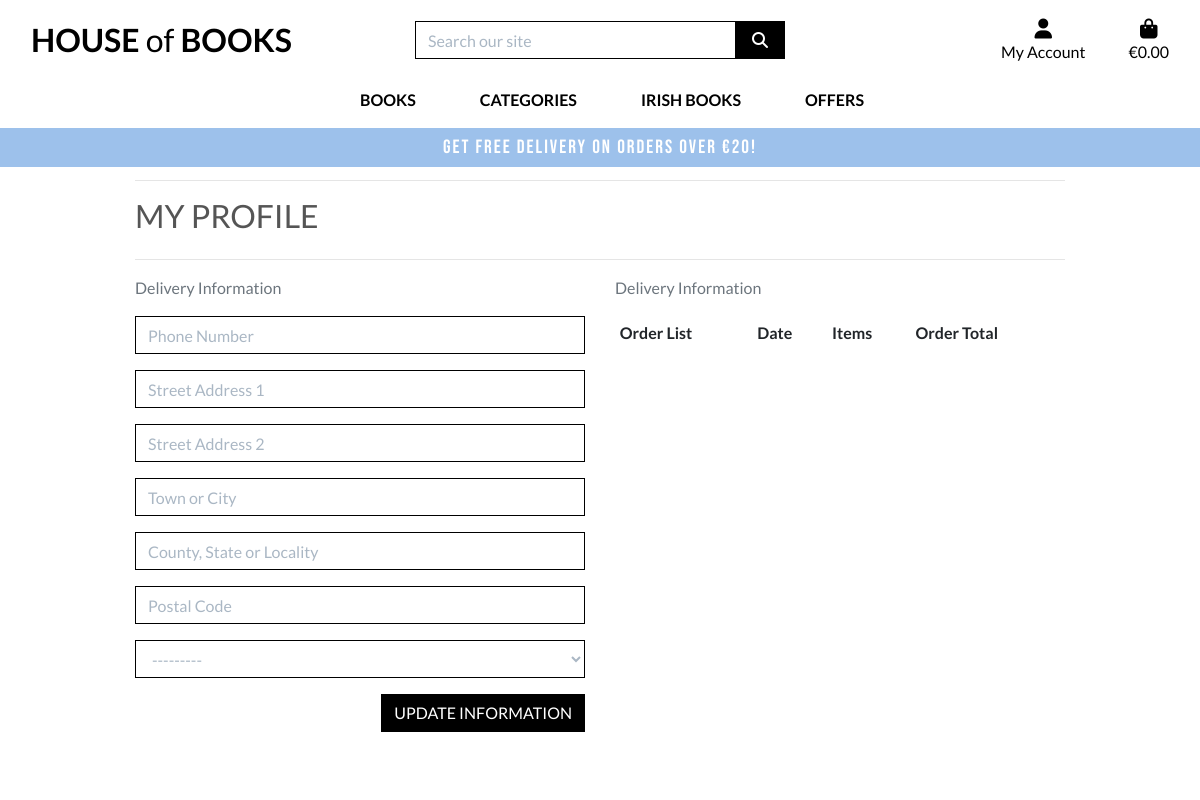
Before: /profile/ (signed in) with the older database file.
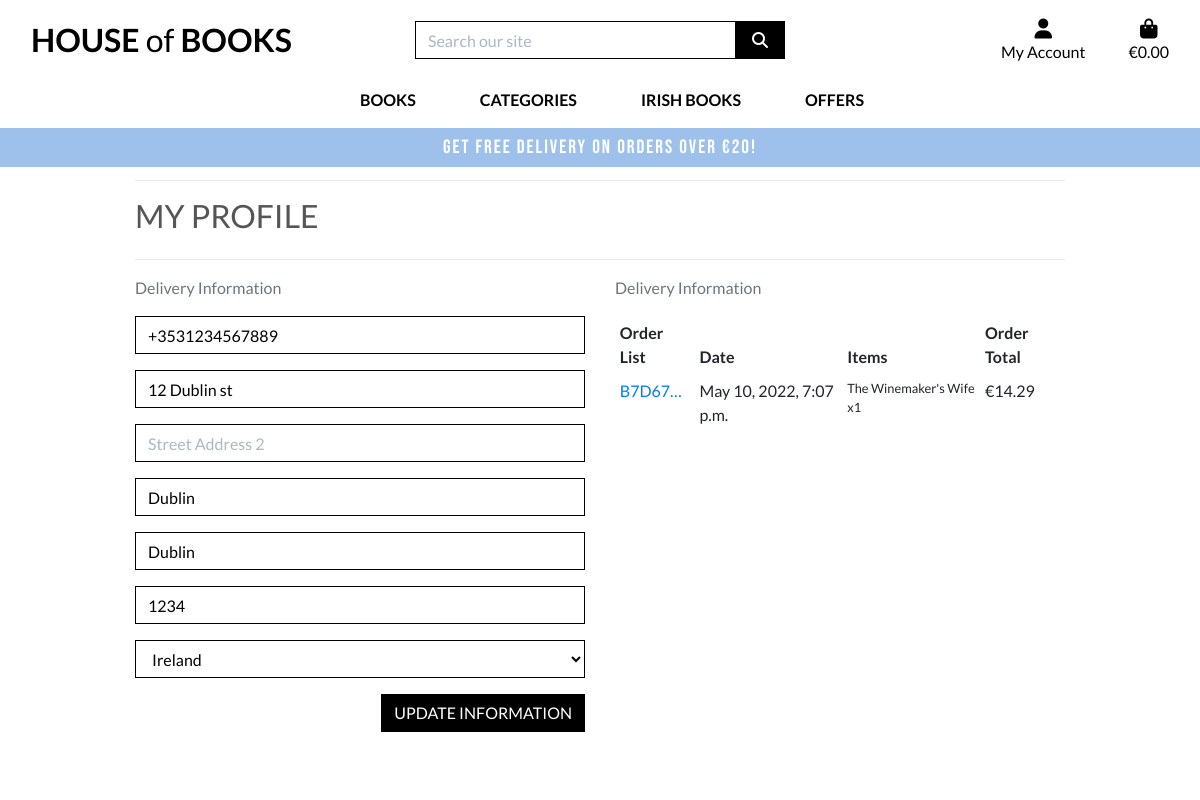
After: the same page with the newer database file.
### profiles/models.py (models this page shows, shortened)
class UserProfile(models.Model):
    user = models.OneToOneField(User, on_delete=models.CASCADE)
    default_phone_number = models.CharField(max_length=20,
                                            null=True, blank=True)
    default_street_address1 = models.CharField(max_length=80,
                                               null=True, blank=True)
    default_street_address2 = models.CharField(max_length=80,
                                               null=True, blank=True)
    default_town_or_city = models.CharField(max_length=40,
                                            null=True, blank=True)
    default_county = models.CharField(max_length=80,
                                      null=True, blank=True)
    default_postcode = models.CharField(max_length=20,
                                        null=True, blank=True)
    default_country = CountryField(blank_label='Country',
                                   null=True, blank=True)

### checkout/models.py (models this page shows, shortened)
class Order(models.Model):
    order_number = models.CharField(max_length=32, null=False, editable=False)
    user_profile = models.ForeignKey(UserProfile, on_delete=models.SET_NULL,
                                     null=True, blank=True,
                                     related_name='orders')
    full_name = models.CharField(max_length=50, null=False, blank=False)
    email = models.EmailField(max_length=254, null=False, blank=False)
    phone_number = models.CharField(max_length=20, null=False, blank=False)
    country = CountryField(blank_label='Country *', null=False, blank=False)
    postcode = models.CharField(max_length=20, null=True, blank=True)
    town_or_city = models.CharField(max_length=40, null=False, blank=False)
    street_address1 = models.CharField(max_length=80, null=False, blank=False)
    street_address2 = models.CharField(max_length=80, null=True, blank=True)
    county = models.CharField(max_length=80, null=True, blank=True)
    date = models.DateTimeField(auto_now_add=True)
    delivery_cost = models.DecimalField(max_digits=6, decimal_places=2,
                                        null=False, default=0)
    order_total = models.DecimalField(max_digits=10, decimal_places=2,
                                      null=False, default=0)
    grand_total = models.DecimalField(max_digits=10, decimal_places=2,
                                      null=False, default=0)
    original_bag = models.TextField(null=False, blank=False, default='')
    stripe_pid = models.CharField(max_length=254, null=False,
                                  blank=False, default='')

class OrderLineItem(models.Model):
    order = models.ForeignKey(Order, null=False, blank=False,
                              on_delete=models.CASCADE,
                              related_name='lineitems')
    product = models.ForeignKey(Product, null=False, blank=False,
                                on_delete=models.CASCADE)
    quantity = models.IntegerField(null=False, blank=False, default=0)
    lineitem_total = models.DecimalField(max_digits=6, decimal_places=2,
                                         null=False, blank=False,
                                         editable=False)

### products/models.py (models this page shows, shortened)
class Product(models.Model):
    category = models.ForeignKey(Category, null=True, blank=True,
                                 on_delete=models.SET_NULL)
    sku = models.CharField(max_length=254, null=True, blank=True)
    name = models.CharField(max_length=254)
    author = models.CharField(max_length=254)
    description = models.TextField()
    price = models.DecimalField(max_digits=6, decimal_places=2)
    rating = models.DecimalField(max_digits=6, decimal_places=2,
                                 null=True, blank=True)
    image_url = models.URLField(max_length=1024, null=True, blank=True)
    image = models.ImageField(null=True, blank=True)

### profiles/views.py (the view)
# urls.py: path('profile/', include('profiles.urls')),
@login_required
def profile(request):
    profile = get_object_or_404(UserProfile, user=request.user)
    if request.method == 'POST':
        form = UserProfileForm(request.POST, instance=profile)
        if form.is_valid():
            form.save()
            messages.success(request, 'Profile updated successfully')
        else:
            messages.error(request,
                           'Updated failed. Please ensure the form is valid.')
    else:
        form = UserProfileForm(instance=profile)
    orders = profile.orders.all()
    template = 'profiles/profile.html'
    context = {
        'form': form,
        'orders': orders,
        'on_profile_page': True,
    }
    return render(request, template, context)

### profiles/forms.py
class UserProfileForm(forms.ModelForm):
    class Meta:
        model = UserProfile
        exclude = ('user',)
    def __init__(self, *args, **kwargs):
        super().__init__(*args, **kwargs)
        placeholders = {
            'default_phone_number': 'Phone Number',
            'default_postcode': 'Postal Code',
            'default_town_or_city': 'Town or City',
            'default_street_address1': 'Street Address 1',
            'default_street_address2': 'Street Address 2',
            'default_county': 'County, State or Locality',
        }
        self.fields['default_phone_number'].widget.attrs['autofocus'] = True
        for field in self.fields:
            if field != 'default_country':
                if self.fields[field].required:
                    placeholder = f'{placeholders[field]} *'
                else:
                    placeholder = placeholders[field]
                self.fields[field].widget.attrs['placeholder'] = placeholder
            self.fields[field].widget.attrs['class'] = 'border-black rounded-0 profile-form-input'
            self.fields[field].label = False

### bag/context.py (called while the page is built, shortened)
def bag_contents(request):
    bag_items = []
    total = 0
    product_count = 0
    bag = request.session.get('bag', {})
    if total < settings.FREE_DELIVERY_THRESHOLD:
        delivery = total * Decimal(settings.STANDARD_DELIVERY_PERCENTAGE / 100)
        free_delivery_delta = settings.FREE_DELIVERY_THRESHOLD - total
    else:
        delivery = 0
        free_delivery_delta = 0
    grand_total = delivery + total
    context = {
        'bag_items': bag_items,
        'total': total,
        'product_count': product_count,
        'delivery': delivery,
        'free_delivery_delta': free_delivery_delta,
        'free_delivery_threshold': settings.FREE_DELIVERY_THRESHOLD,
        'grand_total': grand_total,
    }
    return context

### profiles/templates/profiles/profile.html (shortened to what this page needs)
{% extends "base.html" %}
{% load static %}
{% block extra_css %}
<link rel="stylesheet" href="{% static 'profiles/css/profile.css' %}">
{% endblock %}
{% block page_header %}
<div class="container header-container">
</div>
{% endblock %}
{% block content %}
<div class="overlay"></div>
<div class="container">
    <div class="row">
        <div class="col">
            <hr>
            <h2 class="logo-font mb-4">My Profile</h2>
            <hr>
        </div>
    </div>
    <div class="row">
        <div class="col-12 col-lg-6">
            <p class="text-muted">Delivery Information</p>
            <form action="{% url 'profile' %}" class="mt-3" method="POST" id="profile-update-form">
                {{ form|crispy }}
                <button class="btn btn-black rounded-0 text-uppercase float-right">Update Information</button>
            </form>
        </div>
        <div class="col-12 col-lg-6">
            <p class="text-muted">Delivery Information</p>
            <div class="order-history table-responsive">
                <table class="table table-sm table-borderless">
                    <thead>
                        <tr>
                            <th>Order List</th>
                            <th>Date</th>
                            <th>Items</th>
                            <th>Order Total</th>
                        </tr>
                    </thead>
                    <tbody>
                        {% for order in orders %}
                        <tr>
                            <td>
                                <a href="{% url 'order_history' order.order_number %}" title="{{ order.order_number }}">
                                    {{ order.order_number|truncatechars:6 }}
                                </a>
                            </td>
                            <td>{{ order.date }}</td>
                            <td>
                                <ul class="list-unstyled">
                                    {% for item in order.lineitems.all %}
                                    <li class="small">
                                        {{ item.product.name }} x{{ item.quantity }}
                                    </li>
                                    {% endfor %}
                                </ul>
                            </td>
                            <td>€{{ order.grand_total }}</td>
                        </tr>
                        {% endfor %}
                    </tbody>
                </table>
            </div>
        </div>
    </div>
    {% endblock %}

### templates/base.html (shortened to what this page needs)
{% load static %}
<!doctype html>
<html lang="en">
<head>
    {% block corecss %}
    <link rel="stylesheet" href="https://stackpath.bootstrapcdn.com/bootstrap/4.4.1/css/bootstrap.min.css"
>
    <link rel="stylesheet" href="{% static 'css/base.css' %}">
    {% endblock %}
    {% block extra_css %}
    {% endblock %}
</head>
<body>
    <header class="container-fluid fixed-top">
        <div id="topnav" class="row bg-white pt-lg-2 d-none d-lg-flex">
            <div class="col-12 col-lg-4 my-auto py-1 py-lg-0 text-center text-lg-left">
                <a href="{% url 'home' %}" class="nav-link main-logo-link">
                    <h2 class="text-black my-0"><strong class="logo-font">House</strong> of <strong
                            class="logo-font">Books</strong></h2>
                </a>
            </div>
            <div class="col-12 col-lg-4 my-auto py-1 py-lg-0">
                <form method="GET" action="{% url 'products' %}">
                    <div class="input-group w-100">
                        <input class="form-control border border-black rounded-0" type="text" name="q"
                            placeholder="Search our site">
                        <div class="input-group-append">
                            <button class="form-control btn btn-black border border-black rounded-0" type="submit">
                                <span class="icon">
                                    <i class="fas fa-search"></i>
                                </span>
                            </button>
                        </div>
                    </div>
                </form>
            </div>
            <div class="col-12 col-lg-4 my-auto py-1 py-lg-0">
                <ul class="list-inline list-unstyled text-center text-lg-right my-0">
                    <li class="list-inline-item dropdown">
                        <a class="text-black nav-link" href="#" id="user-options" data-toggle="dropdown"
                            aria-haspopup="true" aria-expanded="false">
                            <div class="text-center">
                                <div><i class="fas fa-user fa-lg"></i></div>
                                <p class="my-0">My Account</p>
                            </div>
                        </a>
                    </li>
                    <li class="list-inline-item">
                        <a class="{% if grand_total %}text-info font-weight-bold{% else %}text-black{% endif %} nav-link"
                            href="{% url 'view_bag' %}">
                            <div class="text-center">
                                <div><i class="fas fa-shopping-bag fa-lg"></i></div>
                                <p class="my-0">
                                    {% if grand_total %}
                                    €{{ grand_total|floatformat:2 }}
                                    {% else %}
                                    €0.00
                                    {% endif %}
                                </p>
                            </div>
                        </a>
                    </li>
                </ul>
            </div>
        </div>
        <div class="row bg-white">
            <nav class="navbar navbar-expand-lg navbar-light w-100">
                {% include 'includes/main-nav.html' %}
            </nav>
        </div>
        <div id="delivery-banner" class="row text-center">
            <div class="col text-white free-delivery-banner">
                <h4>Get free delivery on orders over €{{ free_delivery_threshold }}!</h4>
            </div>
        </div>
    </header>
    {% block page_header %}
    {% endblock %}
    {% block content %}
    {% endblock %}
</body>
</html>

### templates/includes/main-nav.html (shortened to what this page needs)
<div class="collapse navbar-collapse" id="main-nav">
    <ul class="navbar-nav w-auto mx-auto">
        <li class="nav-item dropdown">
            <a class="logo-font font-weight-bold nav-link text-black mr-5" href="#" id="all-products-link"
                data-toggle="dropdown" aria-haspopup="true" aria-expanded="false">
                Books
            </a>
        </li>
        <li class="nav-item dropdown">
            <a class="logo-font font-weight-bold nav-link text-black mr-5" href="#" id="books-link"
                data-toggle="dropdown" aria-haspopup="true" aria-expanded="false">
                Categories
            </a>
        </li>
        <li class="nav-item dropdown">
            <a class="logo-font font-weight-bold nav-link text-black mr-5" href="#" id="irish-books-link"
                data-toggle="dropdown" aria-haspopup="true" aria-expanded="false">
                Irish Books
            </a>
        </li>
        <li class="nav-item dropdown">
            <a class="logo-font font-weight-bold nav-link text-black" href="#" id="specials-link" data-toggle="dropdown"
                aria-haspopup="true" aria-expanded="false">
                Offers
            </a>
        </li>
    </ul>
</div>

### static/css/base.css (style rules this page uses)
html { height: 100%; }
body { background: url('/media/homepage_background_cropped.jpg') no-repeat center center fixed; background-size: cover; height: calc(100vh - 164px); color: #555; font-family: 'Lato'; }
.free-delivery-banner { background-color: #9dc1eb; font-family: 'Bebas Neue', cursive; letter-spacing: 2px; padding-top: 0.5rem; }
#delivery-banner h4 { font-size: 1.2rem !important; }
.icon { align-items: center; display: inline-flex; justify-content: center; height: 1.5rem; width: 1.5rem; }
.logo-font { text-transform: uppercase; }
.main-logo-link { width: fit-content; }
.btn-black { background: black; color: white; }
.text-black { color: #000 !important; }
.border-black { border: 1px solid black !important; }
.overlay { height: 100%; width: 100%; top: 0; left: 0; position: fixed; background: white; z-index: -1; }
input[name='q']::placeholder { color: #aab7c4; }
@media (min-width: 1200px) { .container { max-width: 80%; } }
@media (min-width: 992px) { .header-container { padding-top: 164px; } }

### profiles/static/profiles/css/profile.css (style rules this page uses)
.order-history { max-height: 416px; overflow-y: auto; }
#profile-update-form .form-control { color: #000; }
#profile-update-form input::placeholder { color: #aab7c4; }
#id_default_country, #id_default_country option:not(:first-child) { color: #000; }

Changed rows visible on the page:
changed UserProfile: default_phone_number (not shown) → "+3531234567889"; default_street_address1 (not shown) → "12 Dublin st"; default_town_or_city (not shown) → "Dublin"; default_county (not shown) → "Dublin"; default_postcode (not shown) → "1234"; default_country "---------" → "Ireland"
added Order: order_number "B7D67…", date "May 10, 2022, 7:07 p.m.", grand_total "14.29"
added OrderLineItem: product.name "The Winemaker's Wife", quantity "1"
